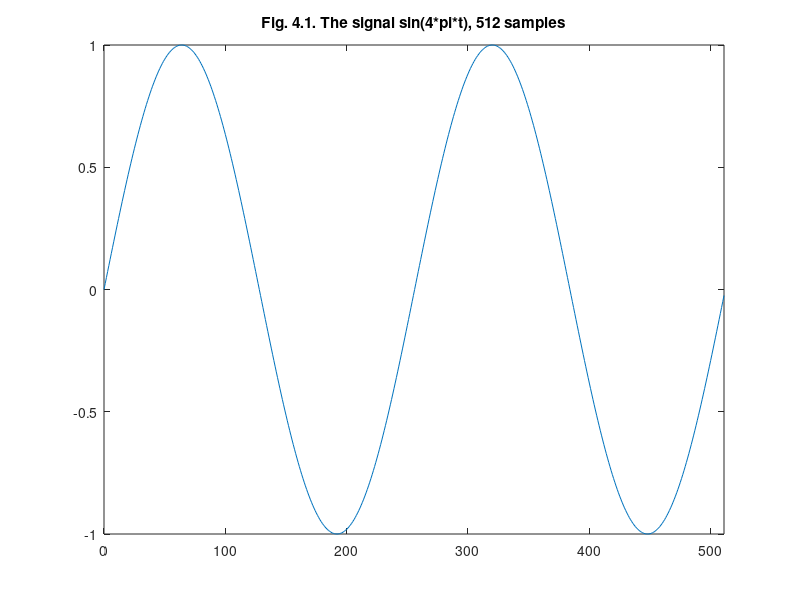
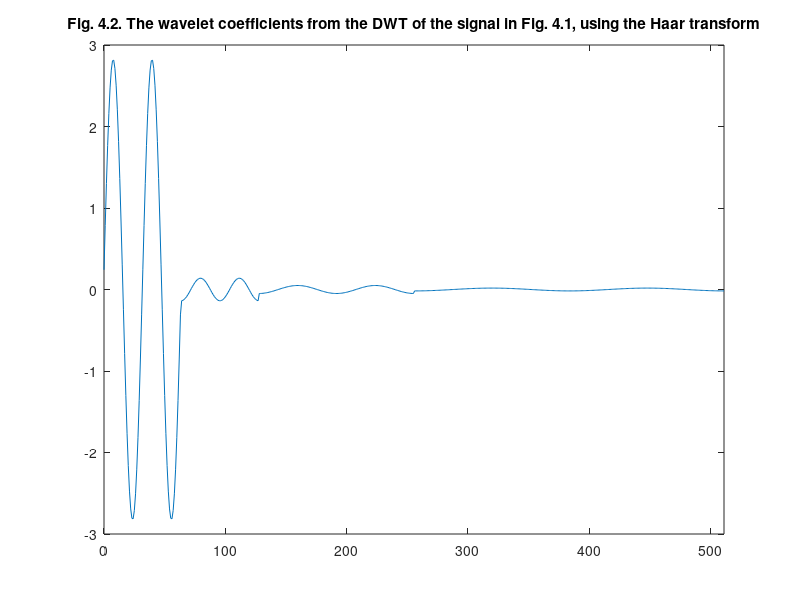

Write the MATLAB code that produced these figures, in order.
%% ========================================================================
%% Programmatic octave notes on "Ripples in Mathematics" by A. Jensen
%% and A. la Cour-Harbo written with a deep gratitude to the authors for
%% this wonderful text.
%% 
%% Reconstruction of graphs on p.26, Ch 04.
%%
%% Author: Vladimir Kulyukin
%% 
%% NB: I have tested this code in Octave, not Matlab.
%% =========================================================================

t = [0:511];

y_fig41_p26 = sin(2*2*pi*t/512);

figure;
plot(t, y_fig41_p26);
xlim([0 511]);
title('Fig. 4.1. The signal sin(4*pi*t), 512 samples');

y_fig42_p26 = [
0.24228789181051738
0.7865275324466248
1.30054136110053
1.7645761145993404
2.1607991975997836
2.473983979226618
2.692094943957973
2.8067502097372614
2.8135436389999984
2.7122141640694157
2.506655819840873
2.2047680982046236
1.818152375002565
1.3616660756607568
0.8528517126624386
0.3112627366312535
-0.242287891810517
-0.7865275324466247
-1.3005413611005299
-1.7645761145993402
-2.1607991975997836
-2.473983979226618
-2.692094943957973
-2.8067502097372614
-2.8135436389999984
-2.712214164069416
-2.506655819840873
-2.2047680982046236
-1.8181523750025657
-1.3616660756607575
-0.8528517126624388
-0.3112627366312537
0.24228789181051652
0.7865275324466239
1.30054136110053
1.7645761145993402
2.1607991975997836
2.473983979226618
2.692094943957973
2.806750209737261
2.8135436389999984
2.7122141640694166
2.506655819840873
2.204768098204624
1.8181523750025657
1.3616660756607573
0.8528517126624395
0.31126273663125437
-0.24228789181051674
-0.7865275324466237
-1.3005413611005292
-1.7645761145993395
-2.1607991975997836
-2.473983979226618
-2.692094943957973
-2.806750209737261
-2.8135436389999984
-2.7122141640694166
-2.5066558198408737
-2.204768098204624
-1.8181523750025663
-1.3616660756607575
-0.8528517126624399
-0.3112627366312547
-0.1382205356729931
-0.13324253778085945
-0.12314410388508332
-0.10831331113701251
-0.08932009858475111
-0.06689436473516598
-0.041897917963600595
-0.015291357701316859
0.011902840861936378
0.03863961992605535
0.06389150006576436
0.08668806568871212
0.10615325756246972
0.12153903927953467
0.13225414387696569
0.13788679589418307
0.1382205356729931
0.13324253778085923
0.12314410388508332
0.10831331113701283
0.08932009858475126
0.06689436473516598
0.041897917963600435
0.015291357701316859
-0.01190284086193622
-0.03863961992605488
-0.06389150006576436
-0.08668806568871212
-0.10615325756247004
-0.12153903927953467
-0.13225414387696544
-0.13788679589418357
-0.13822053567299325
-0.13324253778085893
-0.12314410388508293
-0.10831331113701298
-0.08932009858475126
-0.06689436473516583
-0.041897917963600435
-0.015291357701317173
0.01190284086193622
0.03863961992605519
0.06389150006576451
0.08668806568871165
0.10615325756246989
0.121539039279535
0.13225414387696582
0.13788679589418265
0.13822053567299264
0.1332425377808602
0.12314410388508332
0.10831331113701204
0.08932009858475064
0.06689436473516598
0.041897917963600595
0.015291357701317015
-0.011902840861936378
-0.03863961992605519
-0.06389150006576436
-0.08668806568871165
-0.10615325756247004
-0.121539039279535
-0.13225414387696582
-0.13788679589418262
-0.04904550470208658
-0.04863227384344307
-0.047750687602582144
-0.046409236136927164
-0.04462083835740445
-0.042402717512268644
-0.03977623531780623
-0.036766686233331375
-0.033403053861714625
-0.029717731821442696
-0.025746211778365728
-0.02152674164155185
-0.017099957215016028
-0.012508490852711891
-0.00779656088565971
-0.0030095457752448364
0.0018064529061707722
0.006605054458592284
0.011340045725887418
0.015965826153743066
0.02043784694792932
0.02471304010354362
0.028750233173438902
0.0325105457813979
0.035957764061409686
0.03905868941699677
0.041783458241846774
0.04410582952266639
0.04600343755448325
0.04745800733461338
0.04845553056092583
0.048986400539449124
0.04904550470208663
0.048632273843442916
0.04775068760258195
0.046409236136927476
0.04462083835740461
0.04240271751226841
0.039776235317806385
0.03676668623333169
0.033403053861714625
0.029717731821443168
0.025746211778365415
0.02152674164155169
0.017099957215016184
0.012508490852712047
0.00779656088565971
0.0030095457752448364
-0.0018064529061707722
-0.006605054458592441
-0.011340045725887418
-0.01596582615374291
-0.02043784694792932
-0.02471304010354362
-0.028750233173438902
-0.03251054578139759
-0.03595776406140961
-0.0390586894169974
-0.0417834582418467
-0.044105829522666
-0.046003437554483446
-0.04745800733461342
-0.04845553056092601
-0.04898640053944869
-0.049045504702086413
-0.04863227384344382
-0.04775068760258195
-0.046409236136927046
-0.0446208383574043
-0.04240271751226841
-0.03977623531780647
-0.036766686233331375
-0.033403053861714625
-0.029717731821443168
-0.025746211778365415
-0.02152674164155185
-0.017099957215016184
-0.012508490852711891
-0.007796560885659553
-0.0030095457752448364
0.0018064529061707722
0.006605054458592441
0.011340045725887574
0.01596582615374275
0.020437846947929477
0.024713040103543936
0.028750233173438902
0.03251054578139759
0.03595776406141016
0.03905868941699685
0.04178345824184748
0.044105829522666076
0.04600343755448309
0.0474580073346142
0.048455530560925615
0.04898640053944869
0.0490455047020864
0.04863227384344295
0.04775068760258195
0.046409236136927046
0.04462083835740437
0.04240271751226935
0.03977623531780615
0.036766686233331375
0.033403053861714466
0.029717731821442696
0.025746211778366043
0.02152674164155169
0.017099957215015872
0.012508490852712205
0.007796560885659553
0.0030095457752446794
-0.0018064529061707722
-0.006605054458592284
-0.011340045725887574
-0.01596582615374291
-0.02043784694792932
-0.024713040103543936
-0.028750233173438902
-0.03251054578139759
-0.03595776406141016
-0.039058689416996695
-0.041783458241847406
-0.044105829522666076
-0.046003437554483134
-0.0474580073346142
-0.048455530560925594
-0.04898640053944869
-0.017353269107199996
-0.017321916522383546
-0.017248833923443972
-0.01713419737276341
-0.01697828303983344
-0.016781466535938518
-0.016544222009275723
-0.016267121002689743
-0.01595083107677686
-0.015596114201672194
-0.015203824921397496
-0.014774908295189326
-0.014310397620768977
-0.01381141194503726
-0.013279153368193254
-0.012714904147768758
-0.012120023609558276
-0.011495944872883619
-0.010844171398084385
-0.010166273364549937
-0.009463883888019765
-0.008738695086265102
-0.007992454002628522
-0.007226958397243124
-0.006444052416071981
-0.005645622148198233
-0.004833591082071319
-0.004009915471655274
-0.003176579623640764
-0.002335591117077376
-0.0014889759669394682
-6.387737432781892E-4
2.129673422805805E-4
0.001064195370858105
0.0019128596595747276
0.002756915701824673
0.0035943300926715572
0.004423085427499176
0.005241185162115423
0.006046658422602499
0.006837564753324707
0.007611998791656501
0.008368094858166473
0.009104031451204694
0.00981803563505819
0.010508387311108232
0.011173423361699932
0.011811541656736901
0.012421204913353977
0.013000944399365983
0.013549363471571175
0.014065140940389582
0.014547034252721722
0.014993882485369262
0.01540460914180061
0.015778224745524917
0.016113829223828053
0.016410614076126505
0.016667864321714947
0.016884960222220188
0.017061378774602554
0.017196694971116006
0.017290582823191777
0.017342816146770284
0.017353269107199934
0.017321916522383803
0.017248833923443913
0.017134197372763352
0.01697828303983336
0.016781466535938476
0.016544222009275644
0.016267121002689743
0.015950831076776823
0.015596114201672468
0.015203824921397416
0.014774908295189248
0.014310397620769135
0.01381141194503726
0.013279153368193254
0.01271490414776868
0.012120023609558198
0.01149594487288354
0.010844171398084307
0.010166273364549859
0.009463883888019843
0.00873869508626518
0.007992454002628444
0.007226958397243124
0.006444052416072216
0.005645622148198233
0.004833591082071398
0.004009915471655196
0.003176579623640764
0.002335591117077533
0.0014889759669393897
6.387737432781892E-4
-2.129673422805805E-4
-0.001064195370858105
-0.001912859659574649
-0.0027569157018245945
-0.0035943300926715572
-0.004423085427499097
-0.005241185162115344
-0.006046658422602421
-0.006837564753324707
-0.007611998791656344
-0.008368094858166473
-0.009104031451204773
-0.009818035635058111
-0.010508387311108624
-0.011173423361699854
-0.011811541656736901
-0.012421204913353977
-0.013000944399365747
-0.013549363471571175
-0.014065140940389582
-0.014547034252721644
-0.014993882485369262
-0.015404609141800573
-0.015778224745524917
-0.016113829223828643
-0.01641061407612619
-0.016667864321714947
-0.016884960222220188
-0.017061378774602242
-0.01719669497111664
-0.017290582823191777
-0.017342816146770287
-0.017353269107199937
-0.017321916522383487
-0.017248833923443924
-0.017134197372763352
-0.01697828303983336
-0.016781466535938438
-0.016544222009275644
-0.016267121002689705
-0.015950831076776823
-0.015596114201672194
-0.015203824921397416
-0.014774908295189248
-0.01431039762076882
-0.013811411945037731
-0.013279153368193254
-0.012714904147768758
-0.012120023609558198
-0.011495944872883619
-0.010844171398084385
-0.010166273364549859
-0.009463883888019765
-0.008738695086265102
-0.007992454002628444
-0.007226958397243045
-0.006444052416072216
-0.005645622148198233
-0.004833591082071398
-0.004009915471655274
-0.003176579623640764
-0.0023355911170774546
-0.0014889759669393897
-6.387737432781892E-4
2.129673422805805E-4
0.001064195370858105
0.001912859659574649
0.0027569157018247515
0.0035943300926717142
0.004423085427499333
0.005241185162115187
0.006046658422602185
0.006837564753324471
0.00761199879165603
0.00836809485816616
0.009104031451205008
0.009818035635058425
0.010508387311108624
0.011173423361700324
0.011811541656737293
0.01242120491335437
0.013000944399365277
0.013549363471570703
0.014065140940389034
0.014547034252721094
0.014993882485369812
0.015404609141801123
0.015778224745525503
0.016113829223828605
0.01641061407612678
0.016667864321715537
0.016884960222219577
0.01706137877460163
0.017196694971115385
0.01729058282319115
0.017342816146769663
0.017353269107200565
0.01732191652238411
0.01724883392344454
0.01713419737276398
0.016978283039833987
0.016781466535939066
0.016544222009275016
0.016267121002689115
0.015950831076776233
0.015596114201671644
0.015203824921396868
0.014774908295189798
0.01431039762076937
0.013811411945037731
0.013279153368193648
0.01271490414776923
0.012120023609557728
0.011495944872883149
0.010844171398083913
0.010166273364549467
0.00946388388801945
0.008738695086265494
0.00799245400262868
0.007226958397243359
0.006444052416072216
0.00564562214819839
0.004833591082071555
0.004009915471655117
0.003176579623640607
0.0023355911170772972
0.0014889759669393112
6.387737432781107E-4
-2.129673422805805E-4
-0.001064195370858105
-0.0019128596595747276
-0.0027569157018247515
-0.0035943300926717142
-0.004423085427499333
-0.005241185162115187
-0.006046658422602185
-0.006837564753324471
-0.00761199879165603
-0.008368094858166081
-0.009104031451205087
-0.009818035635058425
-0.010508387311108546
-0.011173423361700246
-0.011811541656737371
-0.012421204913354448
-0.013000944399365277
-0.01354936347157078
-0.014065140940389034
-0.014547034252721094
-0.014993882485369812
-0.015404609141801123
-0.015778224745525503
-0.016113829223828605
-0.01641061407612678
-0.016667864321715537
-0.016884960222219556
-0.01706137877460163
-0.017196694971115395
-0.01729058282319115
-0.017342816146769656
];

figure;
plot(t, y_fig42_p26);
title('Fig. 4.2. The wavelet coefficients from the DWT of the signal in Fig. 4.1, using the Haar transform');
xlim([0 511]);
